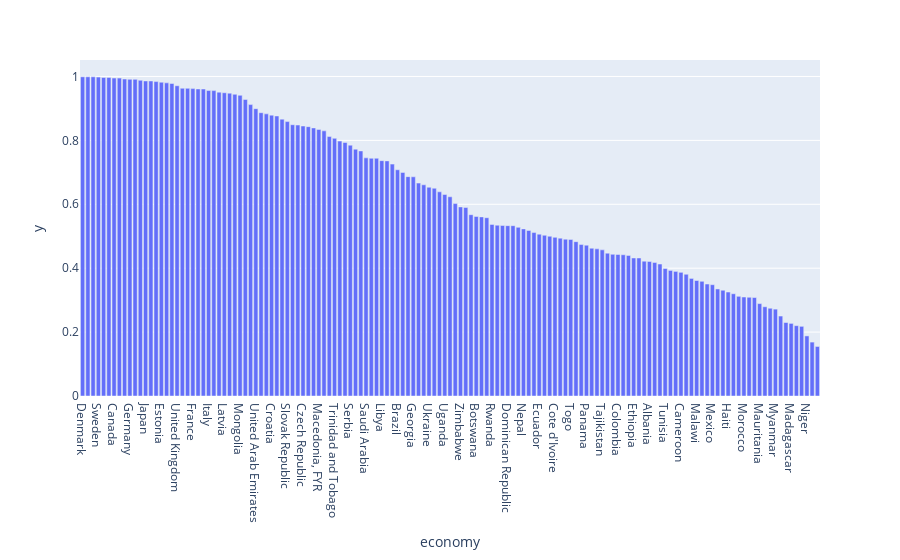

Here is the notebook cell this chart was saved with:
### Code cell
# Porcentaje de inclusión financiera por país
df2=df.groupby('economy')['inclusion_financiera'].mean()
fig = px.bar(df2, df2.index, y=df2).update_xaxes(categoryorder="total descending")
fig.show()

### Figure 1 — Plotly figure (JSON) as saved in the notebook; plotly's stock layout.template omitted (floating-point values rounded to 4 significant figures; data arrays with more than 128 entries replaced by an {"elided": "..."} marker saying what was removed)
{"data": [{"alignmentgroup": "True", "hovertemplate": "economy=%{x}<br>y=%{y}<extra></extra>", "legendgroup": "", "marker": {"color": "#636efa", "pattern": {"shape": ""}}, "name": "", "offsetgroup": "", "orientation": "v", "showlegend": false, "textposition": "auto", "type": "bar", "x": {"elided": "141 str values"}, "xaxis": "x", "y": {"elided": "141 float values"}, "yaxis": "y"}], "layout": {"barmode": "relative", "legend": {"tracegroupgap": 0}, "margin": {"t": 60}, "xaxis": {"anchor": "y", "categoryorder": "total descending", "domain": [0, 1], "title": {"text": "economy"}}, "yaxis": {"anchor": "x", "domain": [0, 1], "title": {"text": "y"}}}}
